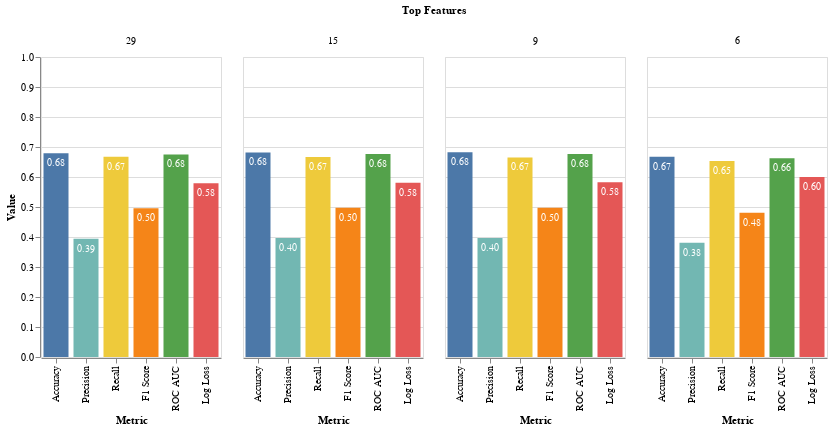

This figure's notebook cell:
### Code cell
chart = build_sensitivity_analysis_visualization(feature_importance_df, "Top Features")

chart.save(f"visualizations/feature_sensitivity_metrics.png")

chart

### Figure 1 — Vega-Lite specification as saved in the notebook (floating-point values rounded to 4 significant figures)
{"config": {"view": {"continuousWidth": 300, "continuousHeight": 300}}, "data": {"name": "data-55d5cfc5fde82671816f7f6f0a7d9f5f"}, "facet": {"column": {"field": "Top Features", "sort": [29.0, 15.0, 9.0, 6.0], "type": "nominal"}}, "spec": {"layer": [{"mark": {"type": "bar", "width": 25}, "encoding": {"color": {"field": "metric", "legend": null, "type": "nominal"}, "tooltip": [{"field": "Top Features", "type": "quantitative"}, {"field": "metric", "type": "nominal"}, {"field": "value", "type": "quantitative"}], "x": {"axis": {"title": "Metric"}, "field": "metric", "sort": ["Accuracy", "Precision", "Recall", "F1 Score", "ROC AUC", "Log Loss", "Top Features"], "type": "nominal"}, "y": {"axis": {"title": "Value"}, "field": "value", "scale": {"domain": [0, 1]}, "type": "quantitative"}}}, {"mark": {"type": "text", "align": "center", "color": "white", "dy": 10, "size": 10}, "encoding": {"text": {"field": "value", "format": ".2f", "type": "quantitative"}, "x": {"axis": {"title": "Metric"}, "field": "metric", "sort": ["Accuracy", "Precision", "Recall", "F1 Score", "ROC AUC", "Log Loss", "Top Features"], "type": "nominal"}, "y": {"axis": {"title": "Value"}, "field": "value", "scale": {"domain": [0, 1]}, "type": "quantitative"}}}], "width": 180}, "$schema": "https://vega.github.io/schema/vega-lite/v5.15.1.json", "datasets": {"data-55d5cfc5fde82671816f7f6f0a7d9f5f": [{"Top Features": 29, "metric": "Accuracy", "value": 0.6791}, {"Top Features": 15, "metric": "Accuracy", "value": 0.6817}, {"Top Features": 9, "metric": "Accuracy", "value": 0.6825}, {"Top Features": 6, "metric": "Accuracy", "value": 0.6671}, {"Top Features": 29, "metric": "Precision", "value": 0.3939}, {"Top Features": 15, "metric": "Precision", "value": 0.3963}, {"Top Features": 9, "metric": "Precision", "value": 0.3969}, {"Top Features": 6, "metric": "Precision", "value": 0.3805}, {"Top Features": 29, "metric": "Recall", "value": 0.6677}, {"Top Features": 15, "metric": "Recall", "value": 0.6668}, {"Top Features": 9, "metric": "Recall", "value": 0.6651}, {"Top Features": 6, "metric": "Recall", "value": 0.6537}, {"Top Features": 29, "metric": "F1 Score", "value": 0.4955}, {"Top Features": 15, "metric": "F1 Score", "value": 0.4972}, {"Top Features": 9, "metric": "F1 Score", "value": 0.4971}, {"Top Features": 6, "metric": "F1 Score", "value": 0.481}, {"Top Features": 29, "metric": "ROC AUC", "value": 0.6752}, {"Top Features": 15, "metric": "ROC AUC", "value": 0.6765}, {"Top Features": 9, "metric": "ROC AUC", "value": 0.6765}, {"Top Features": 6, "metric": "ROC AUC", "value": 0.6625}, {"Top Features": 29, "metric": "Log Loss", "value": 0.5793}, {"Top Features": 15, "metric": "Log Loss", "value": 0.581}, {"Top Features": 9, "metric": "Log Loss", "value": 0.5826}, {"Top Features": 6, "metric": "Log Loss", "value": 0.6}]}}
